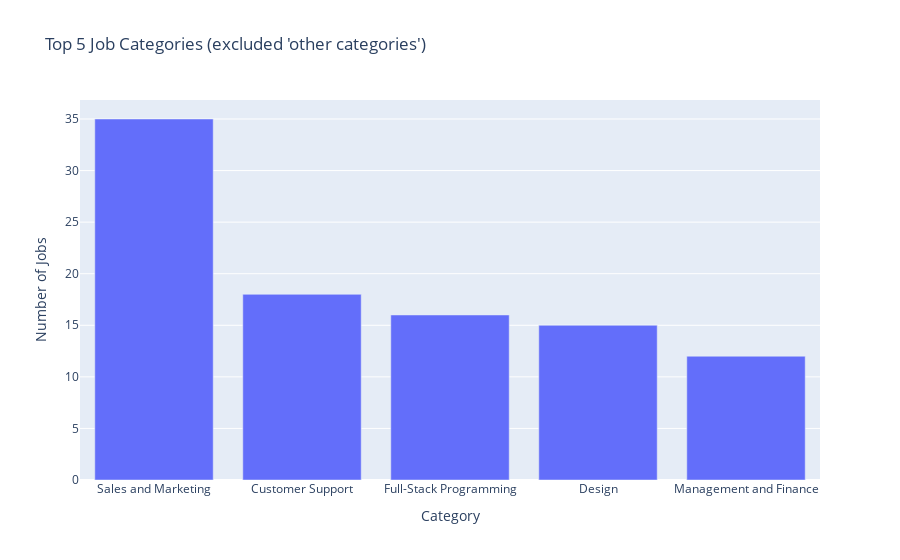

The notebook cell this image was saved under:
### Code cell
# Find the top 5 most common job categories
top_5_categories = filtered_category['Category'].value_counts().head(5)

# Create a bar chart using Plotly Express
bar_categories =    px.bar(
                    top_5_categories,
                    x=top_5_categories.index,
                    y=top_5_categories.values,
                    title="Top 5 Job Categories (excluded 'other categories')",
                    labels={'x': 'Category', 'y': 'Number of Jobs'})

bar_categories.update_traces(hovertemplate='<b>%{y}</b> jobs<extra></extra>')
bar_categories.update_layout(showlegend=False)

# In Jupyter, you can display the figure directly to test it
bar_categories.show()

### Figure 1 — Plotly figure (JSON) as saved in the notebook; plotly's stock layout.template omitted (floating-point values rounded to 4 significant figures)
{"data": [{"alignmentgroup": "True", "hovertemplate": "<b>%{y}</b> jobs<extra></extra>", "legendgroup": "", "marker": {"color": "#636efa", "pattern": {"shape": ""}}, "name": "", "offsetgroup": "", "orientation": "v", "showlegend": false, "textposition": "auto", "type": "bar", "x": ["Sales and Marketing", "Customer Support", "Full-Stack Programming", "Design", "Management and Finance"], "xaxis": "x", "y": [35, 18, 16, 15, 12], "yaxis": "y"}], "layout": {"autosize": true, "barmode": "relative", "legend": {"tracegroupgap": 0}, "showlegend": false, "title": {"text": "Top 5 Job Categories (excluded 'other categories')"}, "xaxis": {"anchor": "y", "autorange": true, "domain": [0, 1], "range": [-0.5, 4.5], "title": {"text": "Category"}, "type": "category"}, "yaxis": {"anchor": "x", "autorange": true, "domain": [0, 1], "range": [0, 36.84], "title": {"text": "Number of Jobs"}, "type": "linear"}}}
